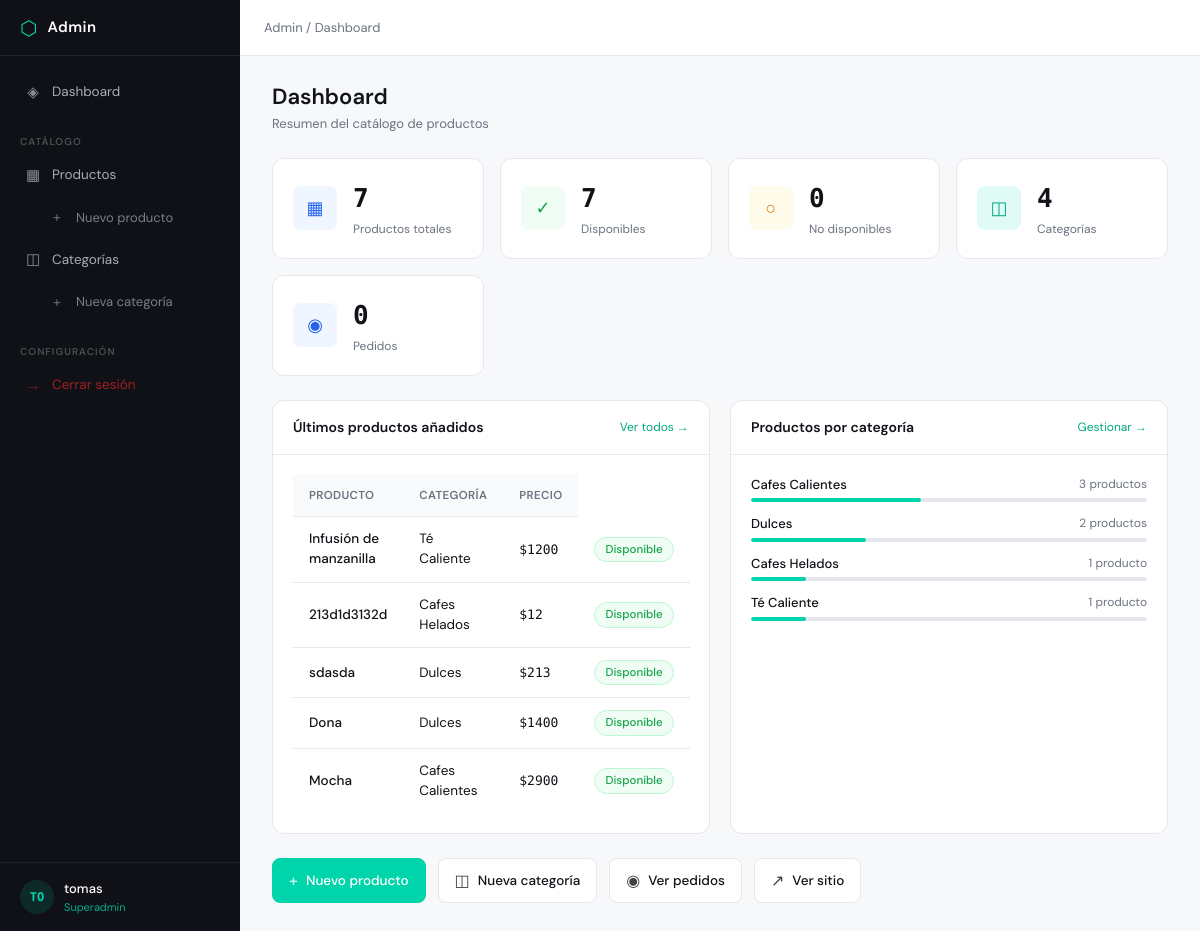
Page /panel/ (signed in) on the earlier database version.
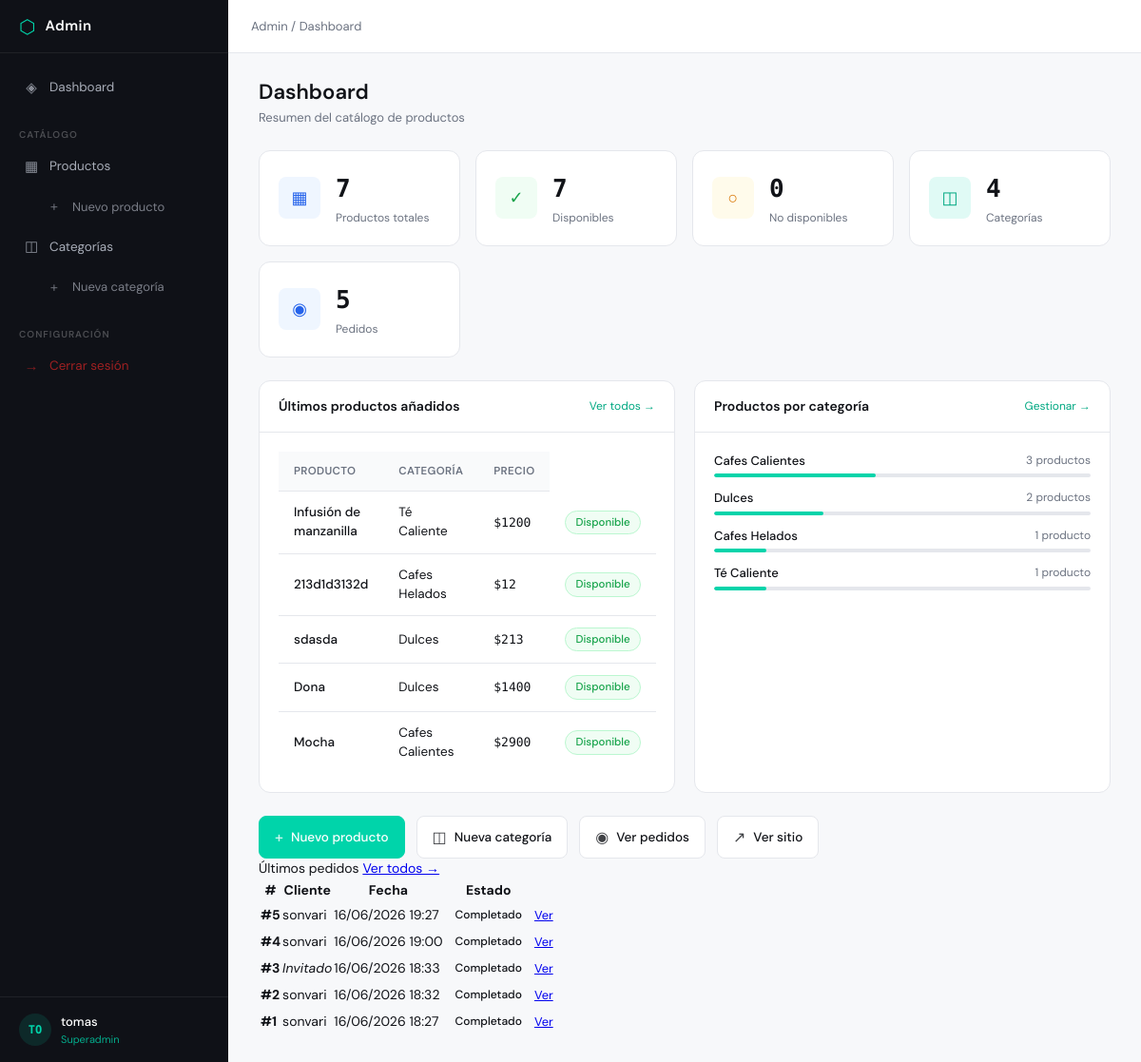
Same page on the later database version.
### catalogo/models.py (models this page shows, shortened)
class Producto(models.Model):
    nombre = models.CharField(max_length=200)
    descripcion = models.TextField()
    precio = models.IntegerField()
    stock = models.IntegerField()
    image = models.ImageField(upload_to='productos/', null=True, blank=True)
    categoria = models.ForeignKey(Categoria, on_delete=models.CASCADE, related_name='productos')

class Categoria(models.Model):
    nombre = models.CharField( max_length=100)
    image = models.ImageField(upload_to='categorias/', null=True, blank=True)
    tiene_tamano = models.BooleanField(default=False)
    tiene_tipo_leche = models.BooleanField(default=False)

class Pedido(models.Model):
    cliente = models.ForeignKey(User, on_delete=models.SET_NULL, null=True, blank=True)
    fecha_pedido = models.DateTimeField(auto_now_add=True)
    completado = models.BooleanField(default=False)

### backoffice/views.py (the view)
# urls.py: path('', views.dashboard, name='admin_dashboard'), # Al entrar a /admin-panel/ cargará esto
@admin_required
def dashboard(request):
    total_productos = Producto.objects.count()
    total_categorias = Categoria.objects.count()
    total_pedidos = Pedido.objects.count()
    por_categoria = (Categoria.objects.annotate(num_productos=Count('productos')).order_by('-num_productos')[:5])
    ultimos_productos = Producto.objects.select_related('categoria').order_by('-id')[:5]
    ultimos_pedidos = Pedido.objects.select_related('cliente').order_by('-fecha_pedido')[:5]
    context = {
        'total_productos': total_productos,
        'productos_activos': total_productos,
        'productos_inactivos': 0,
        'total_categorias': total_categorias,
        'total_pedidos': total_pedidos,
        'valor_inventario': 0,
        'por_categoria': por_categoria,
        'ultimos_productos': ultimos_productos,
        'ultimos_pedidos': ultimos_pedidos,
        'sin_stock': Producto.objects.filter(stock=0).count(),
    }
    return render(request, 'admin_panel/dashboard.html', context)

### backoffice/views.py (called while the page is built)
def admin_required(view_func):
    @wraps(view_func)
    def _wrapped_view(request, *args, **kwargs):
        if not request.user.is_authenticated:
            messages.error(request, 'Debes iniciar sesión para acceder al panel.')
            return redirect('admin_login')
        if not (request.user.is_staff or request.user.is_superuser):
            messages.error(request, 'No tienes permisos para acceder al panel.')
            return redirect('inicio') # <-- Lo cambié a 'inicio' para que devuelva al home
        return view_func(request, *args, **kwargs)
    return _wrapped_view

### catalogo/context_processors.py (called while the page is built)
def cantidad_carrito(request):
    total = 0
    if 'carrito' in request.session: # si ya hay un carrito
        for key, value in request.session['carrito'].items():
            total += value['cantidad'] # suma la cantidad de cada prod guardado
    return {'cantidad_carrito' : total} #envia la cantidad al html

### catalogo/templates/admin_panel/dashboard.html (shortened to what the changed rows need)
{% extends 'admin_panel/base.html' %}
{% block content %}
<div class="page-header">
  <h1 class="page-title">Dashboard</h1>
</div>
<div class="stats-grid">
  <div class="stat-card">
    <div class="stat-body">
      <div class="stat-value">{{ total_pedidos }}</div>
      <div class="stat-label">Pedidos</div>
    </div>
  </div>
</div>
<div class="dashboard-grid">
  <div class="card">
    <div class="card-header">
      <h2 class="card-title">Últimos productos añadidos</h2>
    </div>
    <div class="card-body">
      {% if ultimos_productos %}
      <table class="table">
        <thead>
          <tr>
            <th>Producto</th>
            <th>Categoría</th>
            <th>Precio</th>
          </tr>
        </thead>
        <tbody>
          {% for p in ultimos_productos %}
          <tr>
            <td>
              <a href="{% url 'admin_producto_editar' p.pk %}" class="table-link">
                {{ p.nombre }}
              </a>
            </td>
            <td>{{ p.categoria.nombre|default:"—" }}</td>
            <td class="num">${{ p.precio }}</td>
            <td>
              <span class="badge {% if p.stock > 0 %}badge--green{% else %}badge--gray{% endif %}">
                {% if p.stock > 0 %}Disponible{% else %}Sin stock{% endif %}
              </span>
            </td>
          </tr>
          {% endfor %}
        </tbody>
      </table>
      {% else %}
      <p class="empty-state">No hay productos aún. <a href="{% url 'admin_producto_crear' %}">Crear el primero →</a></p>
      {% endif %}
    </div>
  </div>
  <div class="card">
    <div class="card-header">
      <h2 class="card-title">Productos por categoría</h2>
    </div>
    <div class="card-body">
      {% if por_categoria %}
      <div class="cat-list">
        {% for cat in por_categoria %}
        <div class="cat-row">
          <div class="cat-info">
            <span class="cat-name">{{ cat.nombre }}</span>
            <span class="cat-count">{{ cat.num_productos }} producto{% if cat.num_productos != 1 %}s{% endif %}</span>
          </div>
          <div class="cat-bar-wrap">
            <div class="cat-bar" style="width: {% widthratio cat.num_productos total_productos 100 %}%"></div>
          </div>
        </div>
        {% endfor %}
      </div>
      {% else %}
      <p class="empty-state">Sin categorías. <a href="{% url 'admin_categoria_crear' %}">Crear una →</a></p>
      {% endif %}
    </div>
  </div>
</div>
{% if ultimos_pedidos %}
<div class="data-table-card mt-4">
  <div class="data-table-header">
    <span>Últimos pedidos</span>
    <a href="{% url 'admin_pedido_lista' %}" class="ver-todo">Ver todos →</a>
  </div>
  <table class="data-table">
    <thead>
      <tr>
        <th>#</th>
        <th>Cliente</th>
        <th>Fecha</th>
        <th>Estado</th>
        <th></th>
      </tr>
    </thead>
    <tbody>
      {% for pedido in ultimos_pedidos %}
      <tr>
        <td><strong>#{{ pedido.id }}</strong></td>
        <td>{% if pedido.cliente %}{{ pedido.cliente.username }}{% else %}<em>Invitado</em>{% endif %}</td>
        <td>{{ pedido.fecha_pedido|date:"d/m/Y H:i" }}</td>
        <td>
          {% if pedido.completado %}
            <span class="badge bg-success" style="font-size:0.75rem;">Completado</span>
          {% else %}
            <span class="badge bg-warning text-dark" style="font-size:0.75rem;">Pendiente</span>
          {% endif %}
        </td>
        <td><a href="{% url 'admin_pedido_detalle' pedido.pk %}" style="font-size:0.8rem;">Ver</a></td>
      </tr>
      {% endfor %}
    </tbody>
  </table>
</div>
{% endif %}
{% endblock %}

Differences in the rows shown:
added Pedido: id "5", cliente.username "sonvari", fecha_pedido "16/06/2026 19:27", completado "Completado"
added Pedido: id "4", cliente.username "sonvari", fecha_pedido "16/06/2026 19:00", completado "Completado"
added Pedido: id "3", shows "Invitado", fecha_pedido "16/06/2026 18:33", completado "Completado"
added Pedido: id "2", cliente.username "sonvari", fecha_pedido "16/06/2026 18:32", completado "Completado"
added Pedido: id "1", cliente.username "sonvari", fecha_pedido "16/06/2026 18:27", completado "Completado"
Other differences:
{{ total_pedidos }}: "0" → "5"
text now shown: "Últimos pedidos Ver todos → # Cliente Fecha Estado"
